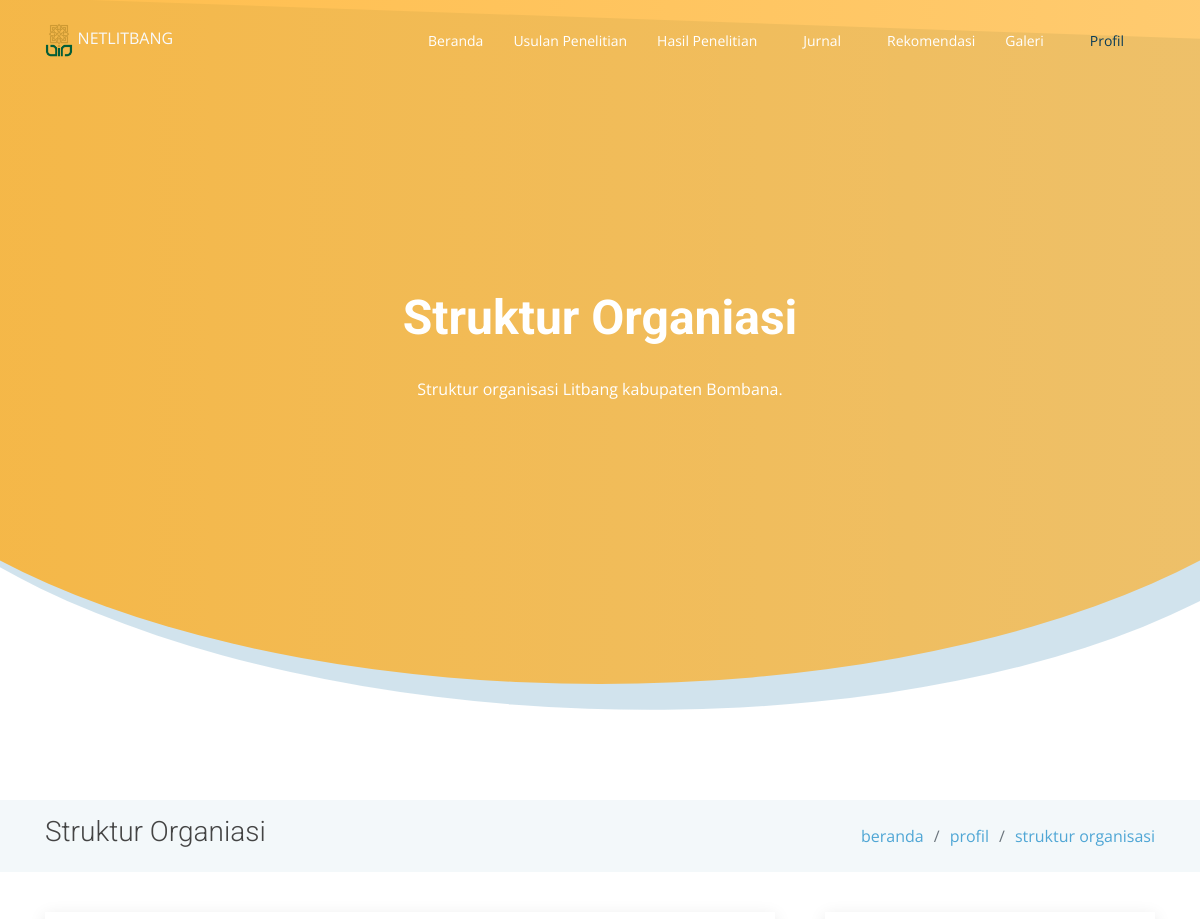
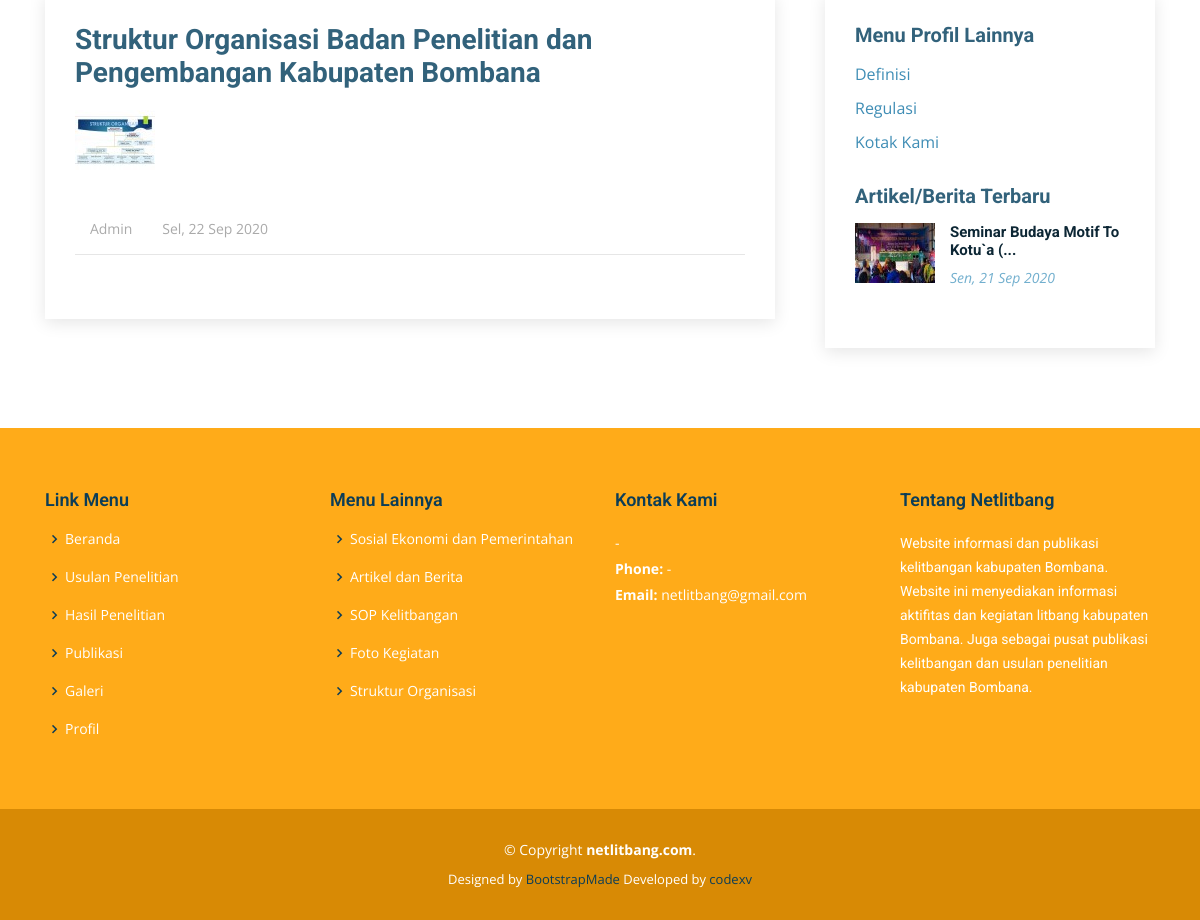
Page /profile/struktur-organisasi on the committed database (2 pictures, top to bottom).
### tables this page shows
CREATE TABLE `articles` (
  `id` int(11) NOT NULL,
  `title` varchar(250) DEFAULT NULL,
  `content` text NOT NULL,
  `file` varchar(55) DEFAULT NULL,
  `start_date` date DEFAULT NULL,
  `end_date` date DEFAULT NULL,
  `type` enum('sop-kelitbangan','rik-bombana','agenda-kegiatan','rekomendasi','artikel-berita','sosial-pemerintahan','ekonomi-pembangunan','inovasi-pelayanan-publik','definisi','regulasi','kontak-kami','struktur-organisasi','gambar','foto-kegiatan','video') NOT NULL,
  `slug` varchar(250) DEFAULT NULL,
  `created_at` timestamp NOT NULL DEFAULT current_timestamp(),
  `created_by` int(11) NOT NULL,
  `updated_at` timestamp NULL DEFAULT NULL,
  `updated_by` int(11) DEFAULT NULL
);

### application/controllers/Profile.php (called while the page is built, shortened)
<?php
class Profile extends CI_Controller {
	public function __construct() {
		$this->load->model('Profile_model');
	}
	public function index($content = 'definisi') {
		$data					= $this->__getContentData($content, 'index');
		$data['new_articles']	= $this->Profile_model->getNewArticle();
		$this->load->view('templates/header');
		$this->load->view('templates/head-content', $data);
		$this->load->view('pages/profile/'.$content);
		$this->load->view('templates/footer');
	}
	protected function __getContentData($content, $function = 'index', $slug = NULL) {
		if($function == 'index') {
			if($content == 'definisi') {
				$data				= $this->__getPagination($content, 'articles');
				$data['head'] 		= 'Definisi';
				$data['content']	= 'Definisi netlitbang kabupaten Bombana.';
				$data['title']		= 'Definisi';
				$data['link_map']	= [
					[
						'title'	=> 'beranda',
						'slug'	=> base_url()
					],
					[
						'title'	=> 'profil',
						'slug'	=> NULL
					],
					[
						'title'	=> 'definisi',
						'slug'	=> NULL
					],
				];
				$data['side_submenu']	= [
					[
						'title'	=> 'Struktur Organisasi',
						'slug'	=> base_url('profile/struktur-organisasi'),
						'total'	=> NULL
					],
					[
						'title'	=> 'Regulasi',
						'slug'	=> base_url('profile/regulasi'),
						'total' => NULL
					],
					[
						'title'	=> 'Kotak Kami',
						'slug'	=> base_url('profile/kontak-kami'),
						'total'	=> NULL
					]
				];
				return $data;
			}else if($content == 'struktur-organisasi') {
				$data				= $this->__getPagination($content, 'articles');
				$data['head'] 		= 'Struktur Organiasi';
				$data['content']	= 'Struktur organisasi Litbang kabupaten Bombana.';
				$data['title']		= 'Struktur Organiasi';
				$data['link_map']	= [
					[
						'title'	=> 'beranda',
						'slug'	=> base_url()
					],
					[
						'title'	=> 'profil',
						'slug'	=> NULL
					],
					[
						'title'	=> 'struktur organisasi',
						'slug'	=> NULL
					],
				];
				$data['side_submenu']	= [
					[
						'title'	=> 'Definisi',
						'slug'	=> base_url('profile/definisi'),
						'total'	=> NULL
					],
					[
						'title'	=> 'Regulasi',
						'slug'	=> base_url('profile/regulasi'),
						'total' => NULL
					],
					[
						'title'	=> 'Kotak Kami',
						'slug'	=> base_url('profile/kontak-kami'),
						'total'	=> NULL
					]
				];
				return $data;
			}else if($content == 'regulasi') {
				$data				= $this->__getPagination($content, 'articles');
				$data['head'] 		= 'Regulasi';
				$data['content']	= 'Informasi tentang regulasi Litbang kabupaten Bombana.';
				$data['title']		= 'Regulasi';
				$data['link_map']	= [
					[
						'title'	=> 'beranda',
						'slug'	=> base_url()
					],
					[
						'title'	=> 'profil',
						'slug'	=> NULL
					],
					[
						'title'	=> 'regulasi',
						'slug'	=> NULL
					],
				];
				$data['side_submenu']	= [
					[
						'title'	=> 'Definisi',
						'slug'	=> base_url('profile/definisi'),
						'total' => NULL
					],
					[
						'title'	=> 'Struktur Organisasi',
						'slug'	=> base_url('profile/struktur-organisasi'),
						'total'	=> NULL
					],
					[
						'title'	=> 'Kotak Kami',
						'slug'	=> base_url('profile/kontak-kami'),
						'total'	=> NULL
					]
				];
				return $data;
			}else if($content == 'kontak-kami') {
				$data				= $this->__getPagination($content, 'articles');
				$data['head'] 		= 'Kontak Kami';
				$data['content']	= 'Informasi kontak netlitbang kabupaten Bombana.';
				$data['title']		= 'Kontak Kami';
				$data['link_map']	= [
					[
						'title'	=> 'beranda',
						'slug'	=> base_url()
					],
					[
						'title'	=> 'profil',
						'slug'	=> NULL
					],
					[
						'title'	=> 'kontak kami',
						'slug'	=> NULL
					],
				];
				$data['side_submenu']	= [
					[
						'title'	=> 'Definisi',
						'slug'	=> base_url('profile/definisi'),
						'total'	=> NULL
					],
					[
						'title'	=> 'Struktur Organisasi',
						'slug'	=> base_url('profile/struktur-organisasi'),
						'total'	=> NULL
					],
					[
						'title'	=> 'Regulasi',
						'slug'	=> base_url('profile/regulasi'),
						'total' => NULL
					]
				];
				return $data;
			}
		}else if($function == 'detail') {
			if($content == 'definisi') {
				$data['results']	= $this->Profile_model->getDetailData('articles', $slug);
				$data['head'] 		= 'Definisi';
				$data['content']	= 'Definisi netlitbang kabupaten Bombana.';
				$data['title']		= 'Definisi';
				$data['link_map']	= [
					[
						'title'	=> 'beranda',
						'slug'	=> base_url()
					],
					[
						'title'	=> 'profil',
						'slug'	=> NULL
					],
					[
						'title'	=> 'definisi',
						'slug'	=> NULL
					],
				];
				$data['side_submenu']	= [
					[
						'title'	=> 'Struktur Organisasi',
						'slug'	=> base_url('profile/struktur-organisasi'),
						'total'	=> NULL
					],
					[
						'title'	=> 'Regulasi',
						'slug'	=> base_url('profile/regulasi'),
						'total' => NULL
					],
					[
						'title'	=> 'Kotak Kami',
						'slug'	=> base_url('profile/kontak-kami'),
						'total'	=> NULL
					]
				];
				return $data;
			}else if($content == 'struktur-organisasi') {
				$data['results']	= $this->Profile_model->getDetailData('articles', $slug);
				$data['head'] 		= 'Struktur Organiasi';
				$data['content']	= 'Struktur organisasi Litbang kabupaten Bombana.';
				$data['title']		= 'Struktur Organiasi';
				$data['link_map']	= [
					[
						'title'	=> 'beranda',
						'slug'	=> base_url()
					],
					[
						'title'	=> 'profil',
						'slug'	=> NULL
					],
					[
						'title'	=> 'struktur organisasi',
						'slug'	=> NULL
					],
				];
				$data['side_submenu']	= [
					[
						'title'	=> 'Definisi',
						'slug'	=> base_url('profile/definisi'),
						'total'	=> NULL
					],
					[
						'title'	=> 'Regulasi',
						'slug'	=> base_url('profile/regulasi'),
						'total' => NULL
					],
					[
						'title'	=> 'Kotak Kami',
						'slug'	=> base_url('profile/kontak-kami'),
						'total'	=> NULL
					]
				];
				return $data;
			}else if($content == 'regulasi') {
				$data['results']	= $this->Profile_model->getDetailData('articles', $slug);
				$data['head'] 		= 'Regulasi';
				$data['content']	= 'Informasi tentang regulasi Litbang kabupaten Bombana.';
				$data['title']		= 'Regulasi';
				$data['link_map']	= [
					[
						'title'	=> 'beranda',
						'slug'	=> base_url()
					],
					[
						'title'	=> 'profil',
						'slug'	=> NULL
					],
					[
						'title'	=> 'regulasi',
						'slug'	=> NULL
					],
				];
				$data['side_submenu']	= [
					[
						'title'	=> 'Definisi',
						'slug'	=> base_url('profile/definisi'),
						'total' => NULL
					],
					[
						'title'	=> 'Struktur Organisasi',
						'slug'	=> base_url('profile/struktur-organisasi'),
						'total'	=> NULL
					],
					[
						'title'	=> 'Kotak Kami',
						'slug'	=> base_url('profile/kontak-kami'),
						'total'	=> NULL
					]
				];
				return $data;
			}else if($content == 'kontak-kami') {
				$data['results']	= $this->Profile_model->getDetailData('articles', $slug);
				$data['head'] 		= 'Kontak Kami';
				$data['content']	= 'Informasi kontak netlitbang kabupaten Bombana.';
				$data['title']		= 'Kontak Kami';
				$data['link_map']	= [
					[
						'title'	=> 'beranda',
						'slug'	=> base_url()
					],
					[
						'title'	=> 'profil',
						'slug'	=> NULL
					],
					[
						'title'	=> 'kontak kami',
						'slug'	=> NULL
					],
				];
				$data['side_submenu']	= [
					[
						'title'	=> 'Definisi',
						'slug'	=> base_url('profile/definisi'),
						'total'	=> NULL
					],
					[
						'title'	=> 'Struktur Organisasi',
						'slug'	=> base_url('profile/struktur-organisasi'),
						'total'	=> NULL
					],
					[
						'title'	=> 'Regulasi',
						'slug'	=> base_url('profile/regulasi'),
						'total' => NULL
					]
				];
				return $data;
			}
		}
	}
	protected function __getPagination($content, $table, $per_page = 10) {
		$config['base_url'] 	= base_url('profile/').$content;
		$config['total_rows'] 	= $this->Profile_model->getTotalData($content, $table);
		$config['per_page'] 	= $per_page;
		$config["uri_segment"] 	= 3;
		$choice 				= $config["total_rows"] / $config["per_page"];
		$config["num_links"] 	= floor($choice);
		$config['first_link']       = 'First';
		$config['last_link']        = 'Last';
		$config['next_link']        = '<i class="icofont-rounded-right"></i>';
		$config['prev_link']        = '<i class="icofont-rounded-left"></i>';
		$config['full_tag_open']    = '<ul class="justify-content-center">';
		$config['full_tag_close']   = '</ul>';
		$config['num_tag_open']     = '<li>';
		$config['num_tag_close']    = '</li>';
		$config['cur_tag_open']     = '<li class="active"><a href="#">';
		$config['cur_tag_close']    = '</a></li>';
		$config['next_tag_open']    = '<li>';
		$config['next_tagl_close']  = '</li>';
		$config['prev_tag_open']    = '<li>';
		$config['prev_tagl_close']  = '</li>';
		$config['first_tag_open']   = '<li>';
		$config['first_tagl_close'] = '</li>';
		$config['last_tag_open']    = '<li>';
		$config['last_tagl_close']  = '</li>';
		$this->pagination->initialize($config);
		$data['page'] 				= ($this->uri->segment(3)) ? $this->uri->segment(3) : 0;
		$data['results'] 			= $this->Profile_model->getContentData($content, $table, $config["per_page"], $data['page']);
		$data['pagination'] 		= $this->pagination->create_links();
		return $data;
	}
}

### index.php (called while the page is built, shortened)
<?php
require_once BASEPATH.'core/CodeIgniter.php';

### application/models/Profile_model.php (called while the page is built, shortened)
<?php
class Profile_model extends CI_Model{
    public function getContentData($type, $table, $limit, $start){
                      $this->db->limit($limit, $start);
                      $this->db->order_by('created_at', 'DESC');
        $results    = $this->db->get_where($table, ['type' => $type])->result_array();
        return $results;
    }
    public function getNewArticle(){
                      $this->db->limit(3);
                      $this->db->order_by('created_at', 'DESC');
        $results    = $this->db->get_where('articles', ['type' => 'artikel-berita'])->result_array();
        return $results;
    }
}

### application/helpers/rmy_helper.php (called while the page is built, shortened)
<?php defined('BASEPATH') OR exit('No direct script access allowed');
if (! function_exists('_limitText($string, $limit = 100)'))
{
	function _limitText($string, $limit = 100) {
        $string = strip_tags($string);
        if (strlen($string) > $limit) {
            $stringCut = substr($string, 0, $limit);
            $endPoint = strrpos($stringCut, ' ');
            $string = $endPoint? substr($stringCut, 0, $endPoint) : substr($stringCut, 0);
            $string .= '...';
        }
        return $string;
    }
}
if (! function_exists('_dateShortID($date)'))
{
	function _dateShortID($date){
        $bulan = array(
            'Jan',
            'Feb',
            'Mar',
            'Apr',
            'Mei',
            'Jun',
            'Jul',
            'Agu',
            'Sep',
            'Okt',
            'Nov',
            'Des'
        );
        $hari = array(
            'Monday' => 'Sen',
            'Tuesday' => 'Sel',
            'Wednesday' => 'Rab',
            'Thursday' => 'Kam',
            'Friday' => 'Jum',
            'Saturday' => 'Sab',
            'Sunday' => 'Min'
        );
        $split = explode(' ', $date);
        $split = explode('-', $split[0]);
        $indexHari = date('l', strtotime($date));
        return $hari[$indexHari].', '.$split[2].' '.$bulan[$split[1]-1].' '.$split[0];
    }
}

### application/views/pages/profile/struktur-organisasi.php (the view, shortened to what this page needs)
<main id="main">
    <section class="breadcrumbs">
    <div class="container">
        <div class="d-flex justify-content-between align-items-center">
        <h2><?=$title?></h2>
        <ol>
            <?php
                foreach($link_map as $link) {
            ?>
            <li><a href="<?=$link['slug']?>"><?=$link['title']?></a></li>
            <?php
                }
            ?>
        </ol>
        </div>
    </div>
    </section>
    <section class="blog" data-aos="fade-up" data-aos-easing="ease-in-out" data-aos-duration="500">
        <div class="container">
            <div class="row">
                <div class="col-lg-8 entries">
                    <article class="entry entry-single">
                        <h2 class="entry-title">
                            <a href="#"><?=$results[0]['title']?></a>
                        </h2>
                        <div class="mt-3 mb-5">
                            <img src="<?=base_url('uploads/images/').$results[0]['file']?>" alt="" class="img-fluid">
                        </div>
                        <div class="entry-meta">
                            <ul>
                            <li class="d-flex align-items-center"><i class="icofont-user"></i> <a href="#">Admin</a></li>
                            <li class="d-flex align-items-center"><i class="icofont-wall-clock"></i> <a href="#"><time datetime="2020-01-01"><?=!empty($results[0]['updated_at']) ? _dateShortID($results[0]['updated_at']) : _dateShortID($results[0]['created_at'])?></time></a></li>
                            </ul>
                        </div>
                        <div class="entry-footer clearfix">
                            <div class="float-right share">
                                <a href="#" title="Share on Twitter"><i class="icofont-twitter"></i></a>
                                <a href="#" title="Share on Facebook"><i class="icofont-facebook"></i></a>
                                <a href="#" title="Share on Instagram"><i class="icofont-instagram"></i></a>
                            </div>
                        </div>
                    </article>
                </div>
                <div class="col-lg-4">
                    <div class="sidebar">
                        <h3 class="sidebar-title">Menu Profil Lainnya</h3>
                        <div class="sidebar-item categories">
                            <ul>
                                <?php
                                    foreach($side_submenu as $submenu) {
                                ?>
                                <li><a href="<?=$submenu['slug']?>"><?=$submenu['title']?> <?=!empty($submenu['total']) ? '<span>('.$submenu['total'].')</span>' : '' ?></a></li>
                                <?php
                                    }
                                ?>
                            </ul>
                        </div>
                        <h3 class="sidebar-title">Artikel/Berita Terbaru</h3>
                        <div class="sidebar-item recent-posts">
                            <?php
                                if(!empty($new_articles)) {
                                    foreach($new_articles as $value) {
                            ?>
                            <div class="post-item clearfix">
                                <img src="<?=base_url('uploads/images/thumbs/').$value['file']?>" alt="gambar">
                                <h4><a href="<?=base_url('journal/detail/artikel-berita/').$value['slug']?>"><?=_limitText($value['title'],35)?></a></h4>
                                <time datetime="<?=date('Y-m-d')?>"><?=_dateShortID($value['created_at'])?></time>
                            </div>
                            <?php
                                    }
                                }else {
                            ?>
                            <h3>Tidak ada berita.</h3>
                            <?php
                                }
                            ?>
                        </div>
                    </div>
                </div>
            </div>
        </div>
    </section>
</main>

### rows in the picture
articles: title "Struktur Organisasi Badan Penelitian dan Pengembangan Kabupaten Bombana", file (picture), updated_at "Sel, 22 Sep 2020"
articles: file (picture), title "Seminar Budaya Motif To Kotu`a (...", created_at "Sen, 21 Sep 2020"

### other values in the picture
$head "Struktur Organiasi"
$content "Struktur organisasi Litbang kabupaten Bombana."
$title "Struktur Organiasi"
$link['title'] "beranda"
$link['title'] "profil"
$link['title'] "struktur organisasi"
$submenu['title'] "Definisi"
$submenu['title'] "Regulasi"
$submenu['title'] "Kotak Kami"
